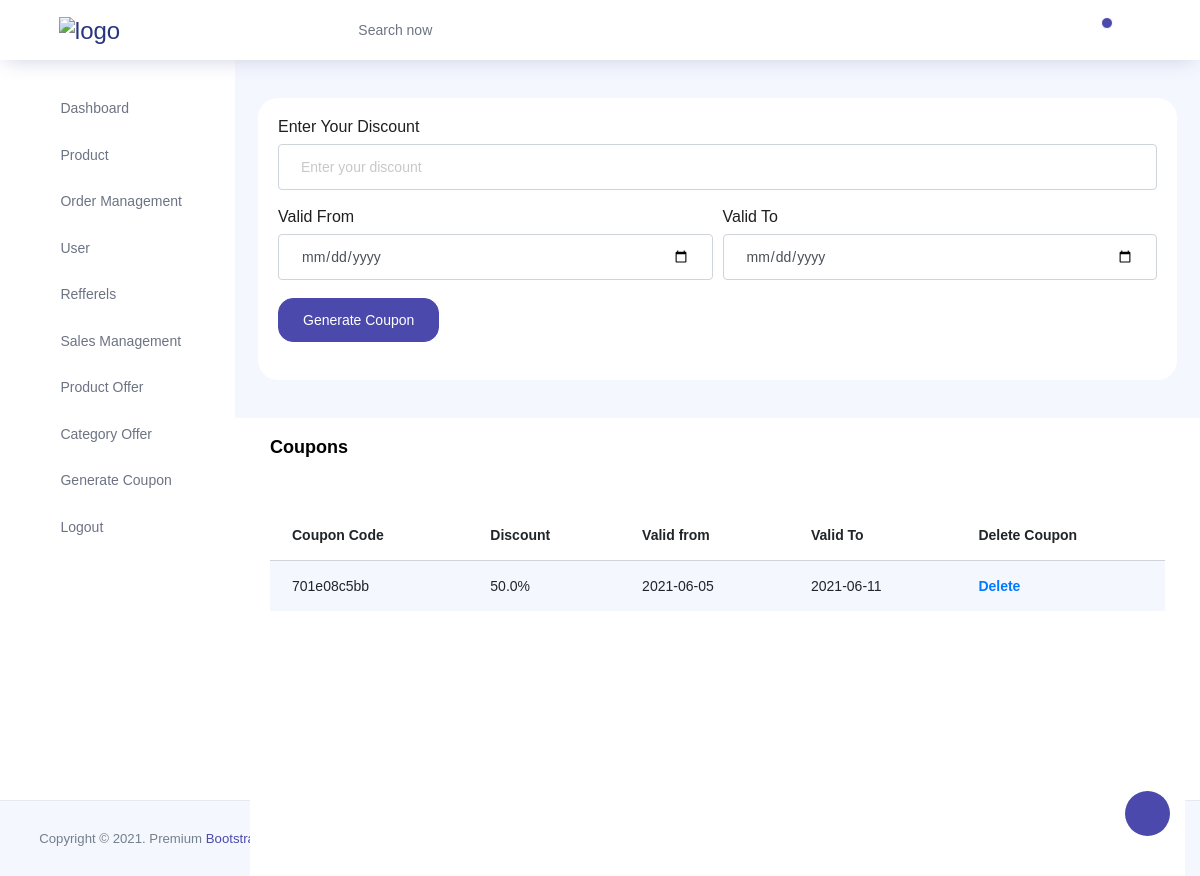
The app's page /accounts/coupon_discount/ (signed in), older data.
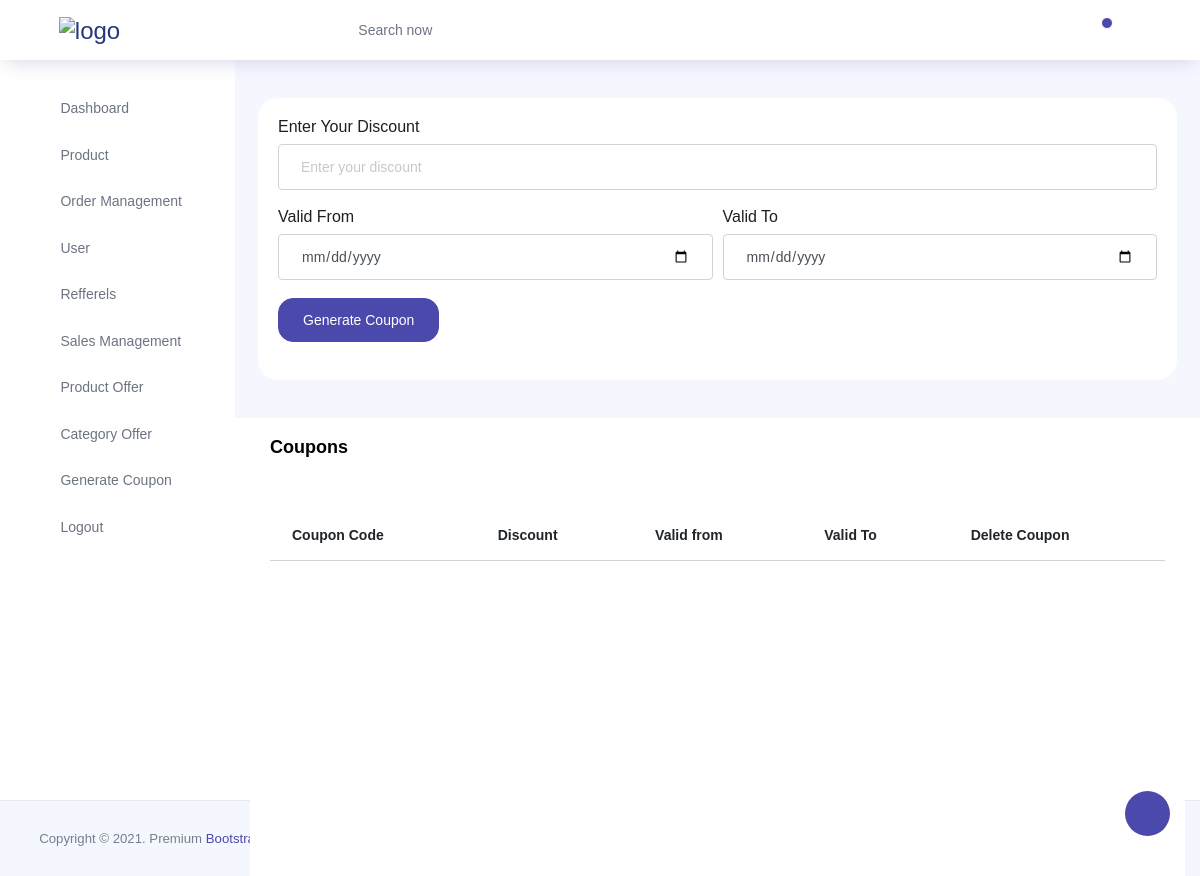
The same page, newer data.
### orders/models.py (models this page shows, shortened)
class CouponDiscount(models.Model):
    coupon_code = CharField(max_length=12)
    coupon_price = models.FloatField(null=True,blank=True)
    valid_from = models.CharField(max_length=10,null=True,blank=True)
    valid_to = models.CharField(max_length=10,null=True,blank=True)
    is_active = models.BooleanField(default=False)

### accounts/decorator.py (the view)
    def wrapper_func(request, *args, **kwargs):
        if request.session.has_key('is_logged') == False:
            return render(request,'admin_panel_templates/login.html')
        else:
            return view_func(request, *args, **kwargs)

### accounts/decorator.py (called while the page is built)
def admin_decorator(view_func):
    def wrapper_func(request, *args, **kwargs):
        if request.session.has_key('is_logged') == False:
            return render(request,'admin_panel_templates/login.html')
        else:
            return view_func(request, *args, **kwargs)
    return wrapper_func

### accounts/views.py (called while the page is built, shortened)
@admin_decorator
def coupon_discount(request):
    coupons = CouponDiscount.objects.all()
    context = {'coupons':coupons}
    return render(request,'admin_panel_templates/coupon_discount.html',context)

### cart/context_processors.py (called while the page is built)
def counter(request):
    cart_count = 0
    if 'admin' in request.path:
        return {}
    else:
        try:
            cart = Cart.objects.filter(cart_id=_cart_id(request))
            if  request.user.is_authenticated:
                cart_items = CartItem.objects.all().filter(user=request.user)
            else:
                cart_items = CartItem.objects.all().filter(cart=cart[:1])
            for cart_item in cart_items:
                cart_count += cart_item.quantity
        except Cart.DoesNotExist:
            cart_item = 0
        return dict(cart_count = cart_count)

### cart/views.py (called while the page is built)
def _cart_id(request):
    cart = request.session.session_key
    if not cart:
        cart = request.session.create()
    return cart

### category/context_processors.py (called while the page is built)
def menu_links(request):
    links = Category.objects.all()
    return dict(links=links)

### templates/admin_panel_templates/coupon_discount.html (shortened to what this page needs)
{% extends 'admin_panel_templates/admin_base.html' %}
{% load static %}
{% block content%}
            <div class="card" method="POST" action="">
										<div class="card-body">
											<form action="{% url 'coupon_discount' %}" method="POST">
                        <div class="form-row">
                          <div class="col">
                            <label for="inputPassword4">Enter Your Discount</label>
                            <input type="text" class="form-control" placeholder="Enter your discount" name="discount" Required>
                          </div>
                        </div>
                        <br>
                        <div class="form-row">
                          <div class="col">
                            <label for="inputPassword4">Valid From</label>
                            <input type="date" class="form-control" placeholder="Last name" name="valid_from" Required>
                          </div>
                          <div class="col">
                            <label for="inputPassword4">Valid To</label>
                            <input type="date" class="form-control" placeholder="Last name" name="valid_to" Required>
                          </div>
                        </div>
                        <br>
                        <button type="" class="btn btn-primary">Generate Coupon</button>
                      </form>
                      <br>
										</div>
									</div>
          </div>
        </div>
          <div class="col-lg-12 grid-margin stretch-card">
              <div class="card">
                <div class="card-body">
                  <h4 class="card-title">Coupons</h4>
                  <p class="card-description">
                    <code></code>
                  </p>
                  <div class="table-responsive">
                    <table class="table table-striped" id="myTable">
                      <thead>
                        <tr>
                          <th>
                            Coupon Code
                          </th>
                          <th>
                             Discount
                          </th>
                          <th>
                            Valid from
                          </th>
                          <th>
                            Valid To
                          </th>
                          <th>
                            Delete Coupon
                          </th>
                        </tr>
                      </thead>
                      <tbody>
                      {% for coupon in coupons %}
                        <tr>
                          <td class="py-1">
                            {{coupon.coupon_code}}
                          </td>
                          <td>
                            {{coupon.coupon_price}}%
                          </td>
                          <td>
                            {{coupon.valid_from}}
                          </td>
                         <td>
                            {{coupon.valid_to}}
                          </td>
                         <td>
                            <a href="{% url 'delete_coupon' coupon.id %}"><b>Delete</b></a>
                          </td>
                        </tr>
                         {% endfor %}
                      </tbody>
                    </table>
                  </div>
                </div>
              </div>
            </div>
          </div>
        </div>
{% endblock %}

### templates/admin_panel_templates/admin_base.html (shortened to what this page needs)
<!DOCTYPE html>
{% load static %}
<html lang="en">
<head>
  <link rel="stylesheet" href="{% static 'vendors/feather/feather.css' %}">
  <link rel="stylesheet" href="{% static 'vendors/ti-icons/css/themify-icons.css' %}">
  <link rel="stylesheet" href="{% static 'vendors/css/vendor.bundle.base.css' %}">
  <link rel="stylesheet" href="{% static 'vendors/datatables.net-bs4/dataTables.bootstrap4.css' %}">
  <link rel="stylesheet" href="{% static 'vendors/ti-icons/css/themify-icons.css' %}">
  <link rel="stylesheet" type="text/css" href="{% static 'js/select.dataTables.min.css' %}">
  <link rel="stylesheet" href="{% static 'css/vertical-layout-light/style.css' %}">
</head>
<body>
  <div class="container-scroller">
    <nav class="navbar col-lg-12 col-12 p-0 fixed-top d-flex flex-row">
      <div class="text-center navbar-brand-wrapper d-flex align-items-center justify-content-center">
        <a class="navbar-brand brand-logo mr-5" href="{% url 'admin_panel' %}"><img src="{% static 'images/logo.png' %}" class="mr-2" alt="logo"/></a>
      </div>
      <div class="navbar-menu-wrapper d-flex align-items-center justify-content-end">
        <button class="navbar-toggler navbar-toggler align-self-center" type="button" data-toggle="minimize">
          <span class="icon-menu"></span>
        </button>
        <ul class="navbar-nav mr-lg-2">
          <li class="nav-item nav-search d-none d-lg-block">
            <div class="input-group">
              <div class="input-group-prepend hover-cursor" id="navbar-search-icon">
                <span class="input-group-text" id="search">
                  <i class="icon-search"></i>
                </span>
              </div>
              <input type="text" class="form-control" id="myInput" onkeyup="myFunction()" placeholder="Search now" aria-label="search" aria-describedby="search">
            </div>
          </li>
        </ul>
        <ul class="navbar-nav navbar-nav-right">
          <li class="nav-item dropdown">
            <a class="nav-link count-indicator dropdown-toggle" id="notificationDropdown" href="#" data-toggle="dropdown">
              <i class="icon-bell mx-0"></i>
              <span class="count"></span>
            </a>
          </li>
          <li class="nav-item nav-settings d-none d-lg-flex">
            <a class="nav-link" href="#">
              <i class="icon-ellipsis"></i>
            </a>
          </li>
        </ul>
      </div>
    </nav>
    <div class="container-fluid page-body-wrapper">
      <div class="theme-setting-wrapper">
        <div id="settings-trigger"><i class="ti-settings"></i></div>
      </div>
      <nav class="sidebar sidebar-offcanvas" id="sidebar">
        <ul class="nav">
          <li class="nav-item">
            <a class="nav-link" href="{% url 'admin_panel' %}">
              <i class="icon-grid menu-icon"></i>
              <span class="menu-title">Dashboard</span>
            </a>
          </li>
          <li class="nav-item">
            <a class="nav-link" data-toggle="collapse" href="#ui-basic" aria-expanded="false" aria-controls="ui-basic">
              <i class="icon-layout menu-icon"></i>
              <span class="menu-title">Product</span>
              <i class="menu-arrow"></i>
            </a>
          </li>
          <li class="nav-item">
            <a class="nav-link" href="{% url 'order_management' %}">
              <i class="icon-grid menu-icon"></i>
              <span class="menu-title">Order Management</span>
            </a>
          </li>
          <li class="nav-item">
            <a class="nav-link" href="{% url 'user_details' %}">
              <i class="icon-grid menu-icon"></i>
              <span class="menu-title">User</span>
            </a>
          </li>
          <li class="nav-item">
            <a class="nav-link" href="{% url 'refferels' %}">
              <i class="icon-grid menu-icon"></i>
              <span class="menu-title">Refferels</span>
            </a>
          </li>
          <li class="nav-item">
            <a class="nav-link" href="{% url 'sales_management' %}">
              <i class="icon-grid menu-icon"></i>
              <span class="menu-title">Sales Management</span>
            </a>
          </li>
          <li class="nav-item">
            <a class="nav-link" href="{% url 'product_offer' %}">
              <i class="icon-grid menu-icon"></i>
              <span class="menu-title">Product Offer</span>
            </a>
          </li>
          <li class="nav-item">
            <a class="nav-link" href="{% url 'category_offer' %}">
              <i class="icon-grid menu-icon"></i>
              <span class="menu-title">Category Offer</span>
            </a>
          </li>
            <li class="nav-item">
            <a class="nav-link" href="{% url 'coupon_discount' %}">
              <i class="icon-grid menu-icon"></i>
              <span class="menu-title">Generate Coupon</span>
            </a>
          </li>
          <li class="nav-item">
            <a class="nav-link" href="{% url 'admin_logout' %}">
              <i class="icon-grid menu-icon"></i>
              <span class="menu-title">Logout</span>
            </a>
          </li>
        </ul>
      </nav>
      <div class="main-panel">
        <div class="row">
          <div class="content-wrapper">
        {% block content %}
        {% endblock %}
        <footer class="footer">
          <div class="d-sm-flex justify-content-center justify-content-sm-between">
            <span class="text-muted text-center text-sm-left d-block d-sm-inline-block">Copyright © 2021.  Premium <a href="https://www.bootstrapdash.com/" target="_blank">Bootstrap admin template</a> from BootstrapDash. All rights reserved.</span>
            <span class="float-none float-sm-right d-block mt-1 mt-sm-0 text-center">Hand-crafted & made with </span>
          </div>
        </footer>
      </div>
</body>
</html>

Row changes from the older to the newer data that the page shows:
removed CouponDiscount: coupon_code "701e08c5bb", coupon_price "50.0", valid_from "2021-06-05", valid_to "2021-06-11"
